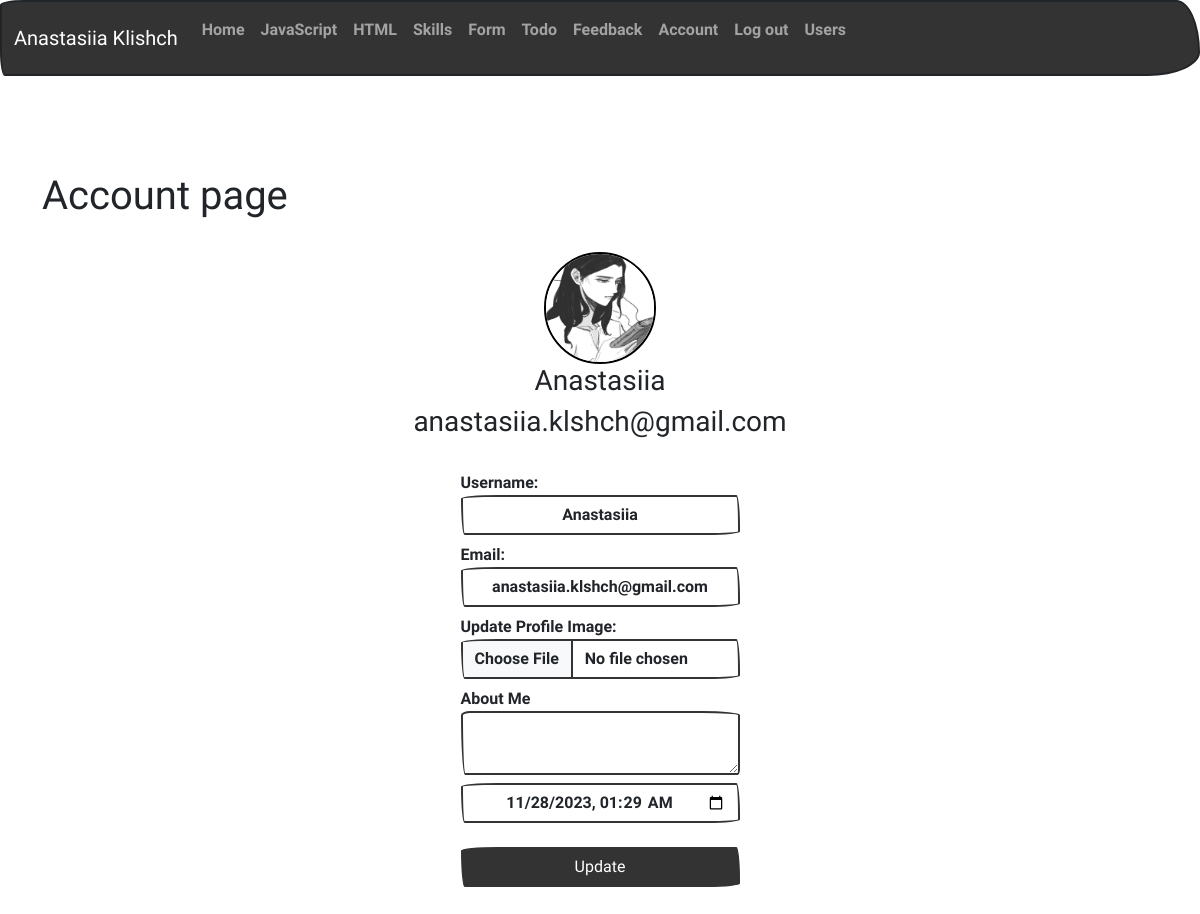
Page /account (signed in) on the committed database.
### app/models.py (models this page shows, shortened)
class User(db.Model, UserMixin):
    id = db.Column(db.Integer, primary_key=True)
    username = db.Column(db.String(20), unique=True, nullable=False)
    email = db.Column(db.String(120), unique=True, nullable=False)
    image_file = db.Column(db.String(20), nullable=False, default='default.jpg')
    about_me = db.Column(db.String(240))
    last_seen = db.Column(db.DateTime, default=datetime.now)
    password = db.Column(db.String(60), nullable=False)

### app/views.py (the view)
@app.route('/account', methods=['GET', 'POST'])
@login_required
def account():
    form = UpdateAccountForm()
    if form.validate_on_submit():
        if form.username.data != current_user.username or form.email.data != current_user.email:
            current_user.username = form.username.data
            current_user.email = form.email.data
            current_user.about_me = form.about_me.data
            current_user.last_seen = form.last_seen.data
            db.session.commit()
        if form.image_file.data:
            current_user.image_file = save_picture(form.image_file.data)
            db.session.commit()
            flash('Your account has been updated!', 'success')
            return redirect(url_for('account'))
        else:
            flash('No changes were made to your account.', 'info')
    elif request.method == 'GET':
        form.username.data = current_user.username
        form.email.data = current_user.email
        form.about_me.data =  current_user.about_me
        form.last_seen.data = current_user.last_seen
    return render_template('account.html', title='Account', form=form)

### forms.py (shortened to what this page needs)
class UpdateAccountForm(FlaskForm):
    username = StringField('Username:',
                           validators=[Length(min=4, max=14),
                                       Regexp('^[A-Za-z][A-Za-z0-9_.]*$', 0, 'Username must have only letters, numbers, dots, or underscores')],
                                       render_kw={"class": "form-control"})
    email = StringField('Email:', validators=[Email()],
                        render_kw={"class": "form-control"})
    image_file = FileField('Update Profile Image:',
                           validators=[FileAllowed(['jpg', 'png'])],
                           render_kw={"class": "form-control"})
    about_me = TextAreaField('About Me',
                             validators=[Length(min=0, max=240)],
                             render_kw={"class": "form-control"})
    last_seen = DateTimeLocalField('Last Seen',
                                   format='%Y-%m-%dT%H:%M',
                                   render_kw={"class": "form-control"})
    submit = SubmitField('Update',
                         render_kw={"class": "btn btn-primary"})

### app/models.py (called while the page is built)
@login_manager.user_loader
def user_loader(user_id):
    return User.query.get(int(user_id))

### app/templates/account.html (shortened to what this page needs)
{% from 'render_field.html' import render_field %}
{% extends "base.html" %}
{% block content %}
<h1>Account page</h1>
<div class="row justify-content-center align-items-center">
    <div class="mt-4">
        <div class="text-center">
            <img src="{{ url_for('static', filename='images/' + current_user.image_file) }}" alt="User Image" style="border-radius: 50%; border: 2px solid #000; width: 10%; height: 10%;">
            <h3 class="title">{{current_user.username}}</h3>
            <h3>{{ current_user.email }}</h3>
        </div>
    </div>
</div>
<div class="d-flex justify-content-center align-items-center">
    <div class="mt-4 col-sm-3">
        <form action={{url_for("account")}}  method="POST" novalidate enctype="multipart/form-data">
            {{ render_field(form.username)}}
            {{ render_field(form.email)}}
            {{ render_field(form.image_file) }}
            {{ render_field(form.about_me)}}
            {{ form.last_seen }}
            <br>
            <div class="button-container d-grid gap-2">
                {{form.submit()}}
            </div>
        </form>
    </div>
</div>
<br>
<br>
<br>
{% endblock %}

### app/templates/render_field.html
{% macro render_field(field) %}
<dt>{{ field.label }}
{% if field.errors %}
<dd>{{ field(**kwargs) | safe }}</dd>
            {% for error in field.errors %}
            <p class="list-group-item list-group-item-danger text-center"> {{error}} </p>
            {% endfor %}
{% else %}
<dd>{{ field(**kwargs) | safe }} </dd>
{% endif %}
{% endmacro %}

### app/templates/base.html (shortened to what this page needs)
<!DOCTYPE html>
<html lang="en">
<head>
    <link rel="stylesheet" type="text/css" href="{{ url_for('static', filename='css/bootstrap.css') }}">
    <link rel="stylesheet" type="text/css" href="{{ url_for('static', filename='css/mystyle.css') }}">
</head>
<body>
    {% include "nav.html" %}
    <div class="container">
      <br>
      <br>
      <br>
      <br>
    </div>
    <div class="container">
        {% block content %}{% endblock %}
    </div>
</body>
</html>

### app/templates/nav.html
{% if current_user.is_authenticated %}
    {% set menu =  {'Home': url_for('home'),
                    'JavaScript': url_for('page1'),
                    'HTML': url_for('page2'),
                    'Skills': url_for('page3'),
                    'Form': url_for('form'),
                    'Todo': url_for('todo'),
                    'Feedback': url_for('reviews'),
                    'Account': url_for('account'),
                    'Log out': url_for('logout'),
                    'Users': url_for('users')
                    }
    %}
{% else %}
    {% set menu =  {'Home': url_for('home'),
                    'JavaScript': url_for('page1'),
                    'HTML': url_for('page2'),
                    'Skills': url_for('page3'),
                    'Form': url_for('form'),
                    'Todo': url_for('todo'),
                    'Feedback': url_for('reviews'),
                    'Register': url_for('register'),
                    'Login': url_for('login'),
                    'Users': url_for('users')
                    }
    %}
{% endif %}
<nav class="navbar navbar-expand-lg bg-primary" data-bs-theme="dark">
    <div class="container-fluid">
      <a class="navbar-brand" href="#">Anastasiia Klishch</a>
      <div class="collapse navbar-collapse" id="navbarColor01">
        <ul class="navbar-nav me-auto">
            {% for name, url in menu.items() %}
                <li class="nav-item">
                    <a class="nav-link" href="{{ url }}">
                        <p>{{ name }}</p>
                    </a>
                </li>
            {% endfor %}
        </ul>
      </div>
    </div>
</nav>

### app/static/css/mystyle.css (style rules this page uses)
body { justify-content: center; align-items: center; height: 100vh; margin: 0; }
input { text-align: center; }
.button-container { text-align: center; }

### rows in the picture
User: image_file (placeholder picture), username "Anastasiia", email "anastasiia.klshch@gmail.com", last_seen "11/28/2023 01:29"

### other values in the picture
{{ name }} "Home" "JavaScript" "HTML" "Skills" "Form" "Todo" "Feedback" "Account" "Log out" "Users"
{{ field.label }} "Username: Email: Update Profile Image: About Me"
